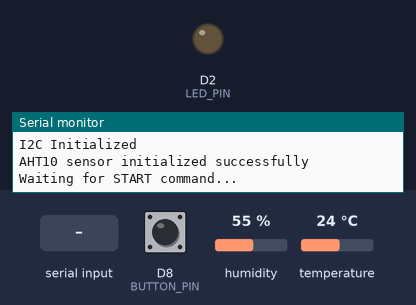
Simulated run of this sketch. Board: ESP8266 (Wemos D1 mini). Parts: output pins drawn as LEDs (lit = HIGH), the last lines printed to the serial monitor. Dashed ring = blinking. Inputs (shaded band) come from the test bench; at power-on: D8 (BUTTON_PIN) LOW, humidity 55 %, temperature 24 °C.

Above: at 1.2 s.
1.3 s: D8 (BUTTON_PIN) pulled HIGH for 0.15 s
At 1.65 s:
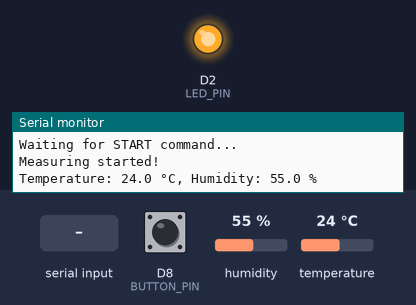
4.3 s: "STOP\n" received over Serial
At 5.5 s:
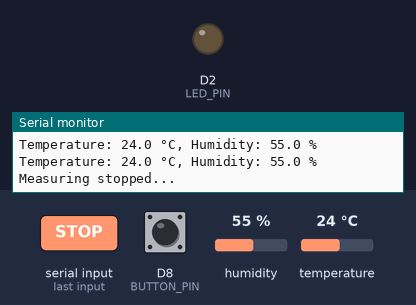
5.8 s: D8 (BUTTON_PIN) pulled HIGH for 1 s
At 6.05 s:
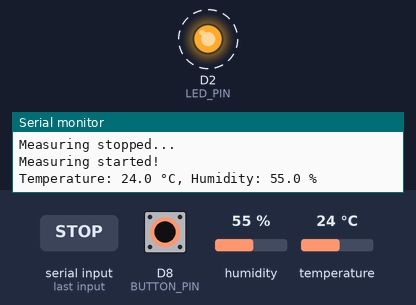
8.3 s: D8 (BUTTON_PIN) pulled HIGH for 3.2 s
At 12.09 s:
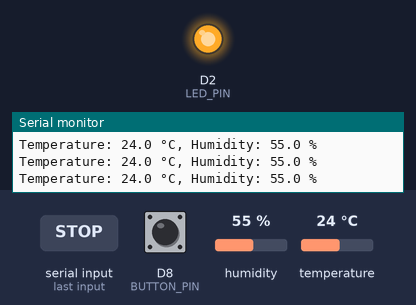
Timing chart, 0 to 13.6 s (numbered marks = the images above; inputs shaded):
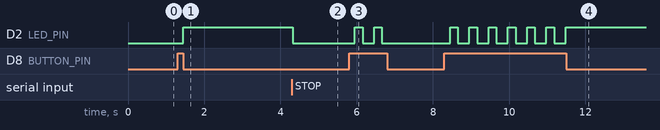

The sketch:

AHT10_D1minia.ino
```cpp
#include <Wire.h>
#include <Adafruit_AHT10.h> // 使用 AHT10 的庫，需要先安裝 (可從 Library Manager 搜尋 "AHT10")

#define SDA_PIN D3         // I²C SDA 腳位
#define SCL_PIN D4         // I²C SCL 腳位
#define BUTTON_PIN D8      // 按鈕開關接 D8 (GPIO15)
#define LED_PIN D2      // 測量指示燈, LED_BUILTIN=D4已經被佔據


Adafruit_AHT10 aht10;               // 初始化 AHT10 物件
Adafruit_Sensor *aht_humidity, *aht_temp;

bool isMeasuring = false;  // 測量狀態標誌
float filter_r=0.3;     //smoothing filter, 前一次數據，站新數據的filter_r, recommand = 0.2~0.5
float temperature_rec=0.0;
float humidity_rec=0.0;

void setup() {
  // 初始化序列埠
  Serial.begin(115200);
  while (!Serial); // 等待序列埠初始化（適用於部分開發板）

  //Measuring LED
  pinMode(LED_PIN, OUTPUT);  // Initialize the LED_PIN pin as an output

  // 初始化按鈕腳位
  pinMode(BUTTON_PIN, INPUT); // 按鈕接 3.3V，利用內建下拉電阻

  // 初始化 I²C
  Wire.begin(SDA_PIN, SCL_PIN);
  Serial.println("I2C Initialized");

  // 初始化 AHT10
  if (aht10.begin()) {
    Serial.println("AHT10 sensor initialized successfully");
  } else {
    Serial.println("Failed to initialize AHT10 sensor!");
    while (1) {
      delay(50);   // 如果感測器初始化失敗，停止執行
    }
  }

  aht_temp = aht10.getTemperatureSensor();
  aht_temp->printSensorDetails();

  aht_humidity = aht10.getHumiditySensor();
  aht_humidity->printSensorDetails();

  Serial.println("Waiting for START command...");


    //  /* Get a new normalized sensor event */
    sensors_event_t humidity;
    sensors_event_t temp;
    aht_humidity->getEvent(&humidity);
    aht_temp->getEvent(&temp);

    temperature_rec = temp.temperature; // 讀取溫度
    humidity_rec = humidity.relative_humidity;       // 讀取濕度
}

void loop() {
  // 檢查按鈕狀態
  if (digitalRead(BUTTON_PIN) == HIGH) { // 按鈕被按下（3.3V 高電平）
    delay(50); // 消除按鈕彈跳影響
    if (digitalRead(BUTTON_PIN) == HIGH) { // 確保按鈕保持按下狀態
      isMeasuring = !isMeasuring; // 切換測量狀態
      Serial.println(isMeasuring ? "Measuring started!" : "Measuring stopped!");
      delay(100); // 防止按鈕重複觸發
    }
  }

  // 檢查是否有來自 PC 的序列輸入
  if (Serial.available() > 0) {
    String command = Serial.readStringUntil('\n'); // 讀取指令
    command.trim(); // 去除多餘空白

    if (command == "START") {
      isMeasuring = true;
      Serial.println("Measuring started...");
    } else if (command == "STOP") {
      isMeasuring = false;
      Serial.println("Measuring stopped...");
    }
  }

  digitalWrite(LED_PIN, LOW); //先關燈

  // 如果處於測量狀態，讀取數據並發送
  if (isMeasuring) {
    digitalWrite(LED_PIN, HIGH);

    //  /* Get a new normalized sensor event */
    sensors_event_t humidity;
    sensors_event_t temp;
    aht_humidity->getEvent(&humidity);
    aht_temp->getEvent(&temp);

    //apply ratio filter to smooth the reading
    temperature_rec = temperature_rec*filter_r + temp.temperature*(1-filter_r); // 讀取溫度
    humidity_rec = humidity_rec*filter_r +humidity.relative_humidity*(1-filter_r);       // 讀取濕度

    // 傳送溫濕度數據到序列埠
    if (!isnan(temperature_rec) && !isnan(humidity_rec)) {
      Serial.print("Temperature: ");
      Serial.print(temperature_rec, 1); // 保留一位小數
      Serial.print(" °C, Humidity: ");
      Serial.print(humidity_rec, 1); // 保留一位小數
      Serial.println(" %");
    } else {
      Serial.println("Failed to read data from AHT10 sensor!");
    }

    delay(200); // 每0.2秒傳送一次數據
    digitalWrite(LED_PIN, LOW);
  }
}
```

Measured:
- after the input at 1.3 s, D2 (LED_PIN): LOW → HIGH after 0.15 s
- after the input at 4.3 s, D2 (LED_PIN): HIGH → LOW at once
- after the input at 5.8 s, D2 (LED_PIN): alternates HIGH for 0.20 s and LOW for 0.30 s, 4 changes in all, then stays LOW, starting after 0.15 s
- after the input at 8.3 s, D2 (LED_PIN): alternates HIGH for 0.20 s and LOW for 0.30 s, 13 changes in all, then stays HIGH, starting after 0.15 s
